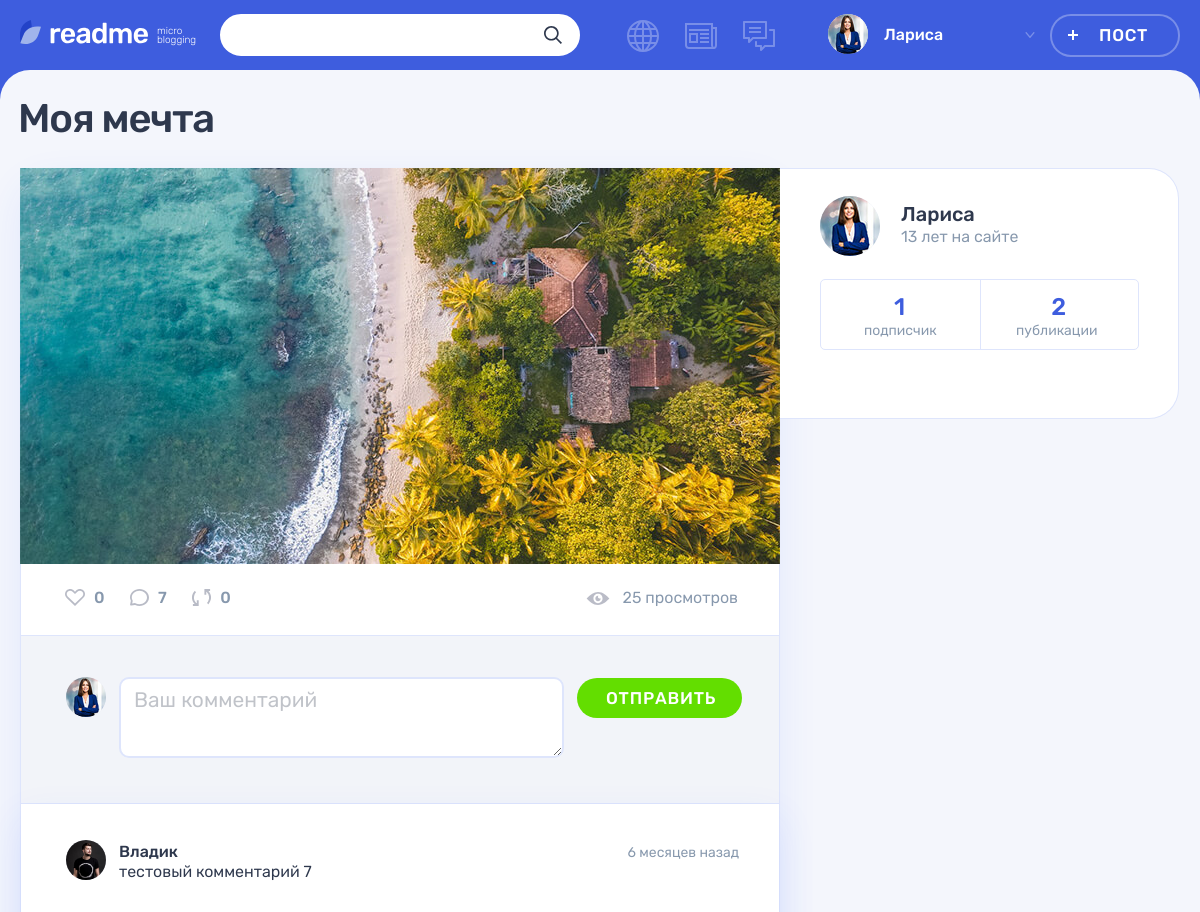
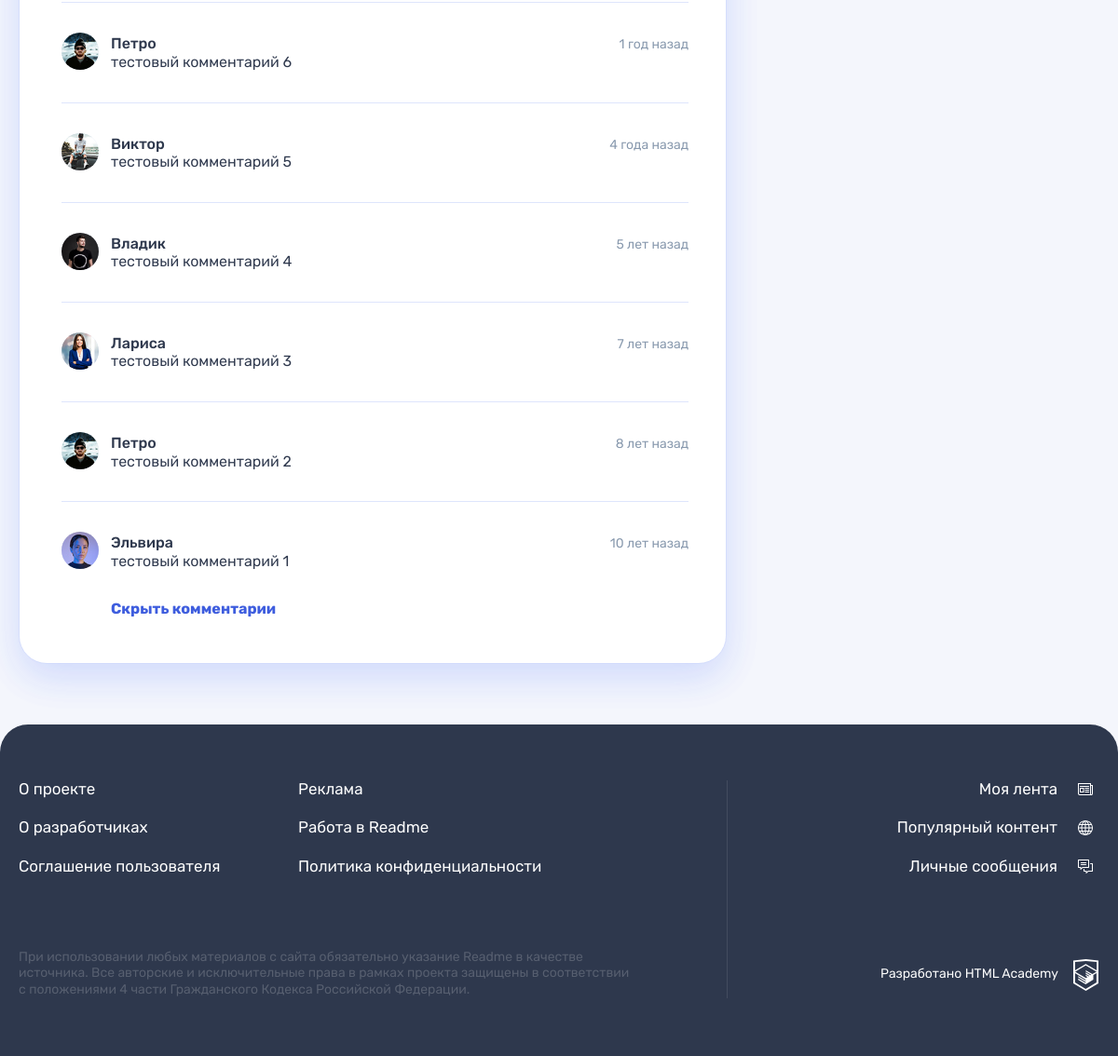
/post.php?id=4&showall=1 (signed in), run on the app's committed database (2 pictures, top to bottom).
### tables this page shows
CREATE TABLE IF NOT EXISTS posts (
id INT UNSIGNED AUTO_INCREMENT PRIMARY KEY,
author_id INT UNSIGNED,
post_type INT UNSIGNED,
dt_add DATETIME,
heading VARCHAR(128),
content TEXT,
quote_author TEXT,
img_url VARCHAR(128),
youtube_url VARCHAR(128),
url VARCHAR(128),
view_count INT,
repost_from INT,
original_post INT,
FOREIGN KEY (author_id) REFERENCES users(id)
ON UPDATE CASCADE
ON DELETE CASCADE,
FOREIGN KEY (post_type) REFERENCES content_types(id)
ON UPDATE CASCADE
ON DELETE CASCADE
);

CREATE TABLE IF NOT EXISTS users (
id INT UNSIGNED AUTO_INCREMENT PRIMARY KEY,
username VARCHAR(32) NOT NULL UNIQUE,
dt_add DATETIME,
email VARCHAR(128) NOT NULL UNIQUE,
password VARCHAR(64),
avatar VARCHAR(128)
);

CREATE TABLE IF NOT EXISTS comments (
id INT UNSIGNED AUTO_INCREMENT PRIMARY KEY,
user_id INT UNSIGNED,
post_id INT UNSIGNED,
dt_add DATETIME,
content TEXT,
FOREIGN KEY (user_id) REFERENCES users(id)
ON UPDATE CASCADE
ON DELETE CASCADE,
FOREIGN KEY (post_id) REFERENCES posts(id)
ON UPDATE CASCADE
ON DELETE CASCADE
);

### templates/posts/post-details.php (the view, shortened to what the rows shown need)
<main class="page__main page__main--publication">
  <div class="container">
    <h1 class="page__title page__title--publication"><?= $post['heading'] ?></h1>
    <section class="post-details">
      <div class="post-details__wrapper">
        <div class="post-details__main-block post post--details">
          <div class="post-<?= $post['type_class'] ?>">
            <?= include_template('posts/' . $post['type_class'].'-details.php', ['post' => $post]) ?>
          </div>
          <div class="post__indicators">
            <div class="post__buttons">
              <a class="post__indicator post__indicator--likes button" href="like.php?id=<?= $post['id'] ?>" title="Лайк">
              </a>
              <a class="post__indicator post__indicator--comments button" href="/post.php?id=<?= $post['id'] . '&showall=1' ?>" title="Комментарии">
              </a>
              <a class="post__indicator post__indicator--repost button" href="repost.php?id=<?= $post['id'] ?>" title="Репост">
              </a>
            </div>
            <span class="post__view"><?= $post['view_count'] ?> просмотров</span>
          </div>
          <div class="comments">
            <form class="comments__form form" action="comment.php" method="post">
              <div class="comments__my-avatar">
                <?php if (isset($user['avatar'])) : ?>
                <img class="comments__picture" src="img/<?= $user['avatar'] ?>" alt="Аватар пользователя">
                <?php endif; ?>
              </div>
            </form>
            <div class="comments__list-wrapper">
              <ul class="comments__list">
                <?php foreach($comments as $comment) : ?>
                <li class="comments__item user">
                  <div class="comments__avatar">
                    <a class="user__avatar-link" href="#">
                    <?php if (isset($comment['avatar'])) : ?>
                    <img class="comments__picture" src="img/<?= $comment['avatar']; ?>" alt="Аватар пользователя">
                    <?php endif; ?>
                    </a>
                  </div>
                  <div class="comments__info">
                    <div class="comments__name-wrapper">
                      <a class="comments__user-name" href="profile.php?id=?<?= $comment['author_id']?>">
                      <span><?= $comment['author_name'] ?? '' ?></span>
                      </a>
                      <time class="comments__time" datetime="<?= $comment['dt_add'] ?>">
                      <?= time_difference($comment['dt_add'], $now_time) . ' назад' ?>
                      </time>
                    </div>
                    <p class="comments__text">
                      <?= $comment['content'] ?? '' ?>
                    </p>
                  </div>
                </li>
                <?php endforeach; ?>
              </ul>
            </div>
          </div>
        </div>
        <div class="post-details__user user">
          <div class="post-details__user-info user__info">
            <div class="post-details__avatar user__avatar">
              <a class="post-details__avatar-link user__avatar-link" href="profile.php?id=?<?= $post['author_id'] ?>">
              <?php if (isset($author['avatar'])) : ?>
              <img class="post-details__picture user__picture" src="img/<?= $author['avatar'] ?>" alt="Аватар пользователя">
              <?php endif; ?>
              </a>
            </div>
            <div class="post-details__name-wrapper user__name-wrapper">
              <a class="post-details__name user__name" href="profile.php?id=<?= $author['id'] ?>">
              <span><?= $author['username'] ?></span>
              </a>
              <time class="post-details__time user__time" datetime="<?= $author['dt_add'] ?? '' ?>"><?= time_difference($author['dt_add'], $now_time) . ' на сайте' ?></time>
            </div>
          </div>
        </div>
      </div>
    </section>
  </div>
</main>

### templates/posts/photo-details.php
<div class="post-details__image-wrapper post-photo__image-wrapper">
  <img src="img/<?= htmlspecialchars($post['img_url']) ?>" alt="Фото от пользователя <?= htmlspecialchars($post['username']) ?>" width="760" height="507">
</div>

### templates/layout.php (shortened to what the rows shown need)
<!DOCTYPE html>
<html lang="ru">
  <head>
    <link rel="stylesheet" href="css/main.css">
  </head>
  <body class="page">
    <header class="header">
      <div class="header__wrapper container">
        <div class="header__nav-wrapper">
          <nav class="header__nav">
            <ul class="header__user-nav">
              <?php if ($title != 'ReadMe: Регистрация') : ?>
              <li class="header__profile">
                <a class="header__profile-link" href="profile.php">
                  <div class="header__avatar-wrapper">
                    <?php if (isset($user['avatar'])) : ?>
                    <img class="header__profile-avatar" src="img/<?= $user['avatar'] ?>" alt="Аватар пользователя">
                    <?php endif; ?>
                  </div>
                  <div class="header__profile-name">
                    <span>
                    <?= $user['name'] ?? '' ?>
                    </span>
                    <svg class="header__link-arrow" width="10" height="6">
                      <use xlink:href="#icon-arrow-right-ad"></use>
                    </svg>
                  </div>
                </a>
              </li>
              <?php endif; ?>
            </ul>
          </nav>
        </div>
      </div>
    </header>
    <?= $content ?>
  </body>
</html>

### data on the page
posts: author.avatar (picture), author.username "Лариса", heading "Моя мечта", img_url (picture), view_count "25"
comments: user.avatar (picture), user.username "Владик", dt_add "6 месяцев", content "тестовый комментарий 7"
comments: user.avatar (picture), user.username "Петро", dt_add "1 год", content "тестовый комментарий 6"
comments: user.avatar (picture), user.username "Виктор", dt_add "4 года", content "тестовый комментарий 5"
comments: user.avatar (picture), user.username "Владик", dt_add "5 лет", content "тестовый комментарий 4"
comments: user.avatar (picture), user.username "Лариса", dt_add "7 лет", content "тестовый комментарий 3"
comments: user.avatar (picture), user.username "Петро", dt_add "8 лет", content "тестовый комментарий 2"
comments: user.avatar (picture), user.username "Эльвира", dt_add "10 лет", content "тестовый комментарий 1"
users: avatar (picture), username "Лариса", dt_add "13 лет"

### other printed values
$post['likes'] "0"
$post['comments'] "7"
$post['reposts'] "0"
$author['followers'] "1"
$author['posts'] "2"
